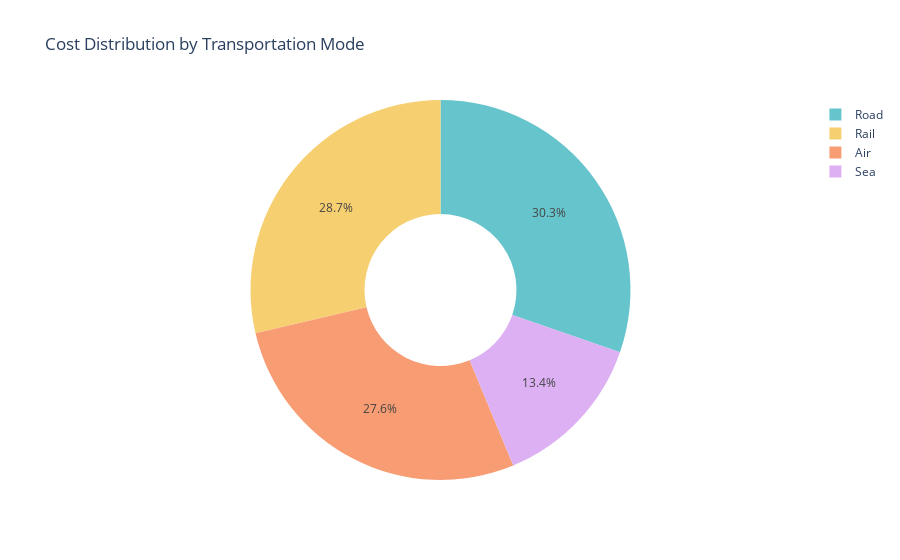

The notebook cell saved with this chart:
### Code cell
# find out the cost distribution by transporataion mode
transportation_chart = px.pie(data,
                              values='Costs',
                              names='Transportation modes',
                              title='Cost Distribution by Transportation Mode',
                              hole=0.4,
                              color_discrete_sequence=px.colors.qualitative.Pastel)
transportation_chart.show()

### Figure 1 — Plotly figure (JSON) as saved in the notebook; plotly's stock layout.template omitted (floating-point values rounded to 4 significant figures)
{"data": [{"domain": {"x": [0, 1], "y": [0, 1]}, "hole": 0.4, "hovertemplate": "Transportation modes=%{label}<br>Costs=%{value}<extra></extra>", "labels": ["Road", "Road", "Air", "Rail", "Air", "Road", "Sea", "Road", "Sea", "Rail", "Road", "Air", "Road", "Road", "Air", "Sea", "Air", "Air", "Sea", "Road", "Air", "Air", "Rail", "Rail", "Air", "Road", "Rail", "Sea", "Air", "Road", "Road", "Rail", "Road", "Sea", "Road", "Sea", "Air", "Sea", "Air", "Air", "Road", "Sea", "Road", "Air", "Rail", "Rail", "Road", "Rail", "Rail", "Rail", "Rail", "Road", "Air", "Air", "Road", "Sea", "Air", "Rail", "Road", "Air", "Rail", "Air", "Sea", "Sea", "Air", "Rail", "Road", "Sea", "Rail", "Air", "Road", "Road", "Rail", "Road", "Rail", "Air", "Rail", "Road", "Sea", "Air", "Sea", "Rail", "Road", "Road", "Air", "Road", "Rail", "Sea", "Sea", "Rail", "Rail", "Rail", "Rail", "Air", "Rail", "Air", "Road", "Road", "Rail", "Rail"], "legendgroup": "", "name": "", "showlegend": true, "type": "pie", "values": [187.8, 503.1, 141.9, 254.8, 923.4, 235.5, 134.4, 802.1, 505.6, 995.9, 806.1, 126.7, 403.0, 547.2, 929.2, 127.9, 865.5, 670.9, 593.5, 477.3, 493.9, 523.4, 205.6, 196.3, 758.7, 458.5, 617.9, 762.5, 123.4, 764.9, 880.1, 609.4, 761.2, 371.3, 510.4, 553.4, 403.8, 183.9, 339.7, 653.7, 529.8, 275.5, 635.7, 716.0, 610.5, 495.3, 380.4, 581.6, 768.7, 336.9, 496.2, 695.0, 602.9, 750.7, 814.1, 323.0, 832.2, 482.2, 110.4, 312.6, 430.2, 164.4, 320.8, 687.3, 771.2, 555.9, 393.8, 169.3, 299.7, 207.7, 183.3, 405.2, 677.9, 866.5, 341.6, 873.1, 997.4, 852.6, 323.6, 351.5, 787.8, 276.8, 590.0, 683.0, 465.5, 842.7, 264.3, 879.4, 103.9, 517.5, 990.1, 996.8, 230.1, 823.5, 846.7, 778.9, 188.7, 540.1, 882.2, 210.7]}], "layout": {"legend": {"tracegroupgap": 0}, "piecolorway": ["rgb(102, 197, 204)", "rgb(246, 207, 113)", "rgb(248, 156, 116)", "rgb(220, 176, 242)", "rgb(135, 197, 95)", "rgb(158, 185, 243)", "rgb(254, 136, 177)", "rgb(201, 219, 116)", "rgb(139, 224, 164)", "rgb(180, 151, 231)", "rgb(179, 179, 179)"], "title": {"text": "Cost Distribution by Transportation Mode"}}}
